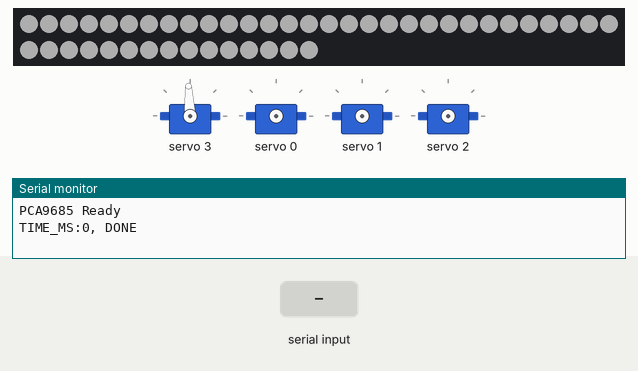
This sketch was run on a simulated Arduino Mega 2560, built with avr-gcc and run on an emulated ATmega2560. Shown: 4 × servo, 45 RGB LEDs in strip order, left to right, continuing on the next row, the last lines printed to the serial monitor. The test bench sets the inputs (shaded band). Dim RGB values are drawn brighter than linear.

Above: at 1.2 s.
1.3 s: "Good\n" received over Serial
At 1.7 s:
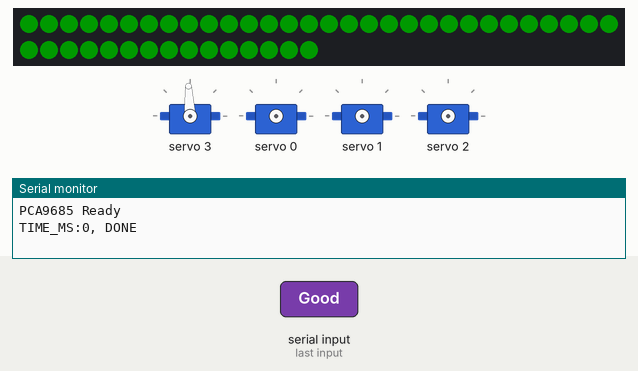
3.9 s: "Bad\n" received over Serial
At 4.6 s:
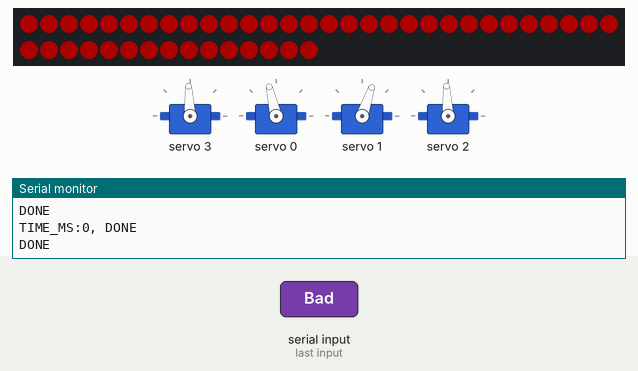
6.5 s: "GS\n" received over Serial
At 7.4 s:
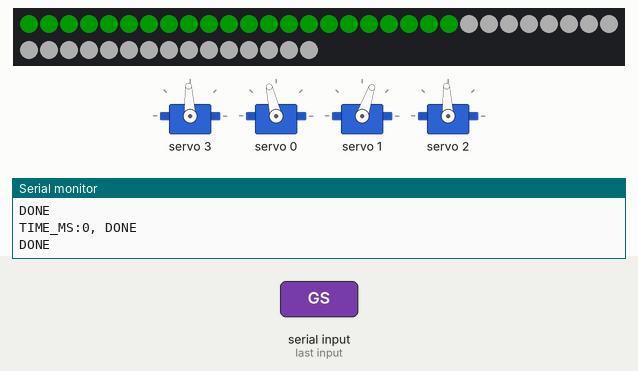
9.0 s: "BS\n" received over Serial
At 10.3 s:
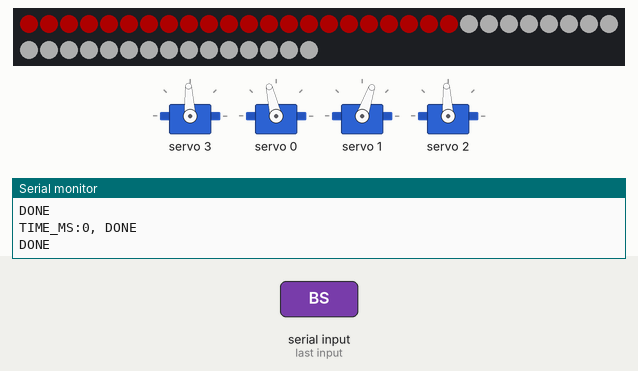
11.4 s: "G0\n" received over Serial
14.0 s: "G1\n" received over Serial
Timing chart, 0 to 17.6 s (numbered marks = the images above; inputs shaded):
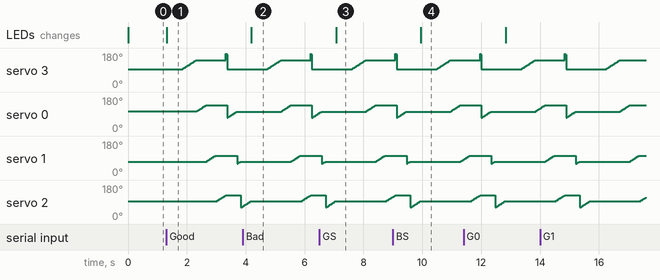

The sketch:

arduino_ARM_MOVEMENT.ino
```cpp
/**
 * This sketch receives simple serial commands (e.g., "G0", "G1") to trigger
 * predefined arm movements and supports direct control of individual servos.
 * Make sure using 115200 baud
 */

// ====== Library Includes ======
#include <Wire.h>
#include <Adafruit_PWMServoDriver.h>
#include <math.h>
#include <FastLED.h>

// ====== LED Constants ======
#define NUM_LEDS 45
#define DATA_PIN 45
CRGB leds[NUM_LEDS];

// ====== Servo Control Constants ======
#define SERVOMIN_PULSE 102 // Minimum pulse length out of 4096
#define SERVOMAX_PULSE 512 // Maximum pulse length out of 4096

// Physical angle limits for each servo (in degrees).
const int SERVO_PHY_MIN[16] = {0, 0, 0, 100, 0, 0, 0, 0, 0, 0, 0, 0, 0, 0, 0, 0};
const int SERVO_PHY_MAX[16] = {180, 180, 180, 180, 180, 180, 180, 180, 180, 180, 180, 180, 180, 180, 180, 180};

// ====== Global Objects ======
Adafruit_PWMServoDriver pwm = Adafruit_PWMServoDriver(0x40);
int servoChannels[] = { 0, 1, 2, 3, 4, 5, 6, 7, 8, 9, 10, 11, 12, 13, 14, 15 };

void setup() {
  Serial.begin(115200);
 FastLED.addLeds<WS2812B, DATA_PIN, GRB>(leds, NUM_LEDS);
 FastLED.setBrightness(50);
  Wire.begin();
  Wire.setClock(400000);
  if (!pwm.begin()) {
    Serial.println("PCA9685 Dead");
    while (1);
  } else {
    pwm.setPWMFreq(50);
    Serial.println("PCA9685 Ready");
  }
  processGripperCommand("GC");
}

void loop() {                   // make arduino listen to the Pi, and when it detects one thing, make it do LED things and (if) movement of arm

   // Turn on white LEDs
    for(int i = 0; i<45; i++){
   leds[i] = CRGB::White;
    }
    FastLED.show();

  if (Serial.available() > 0) {
    static String input = "";
    char ch = Serial.read();
    if (ch == '\n' || ch == '\r') {
      input.trim();
      if (input.length() > 0) {
        //processGripperCommand(input);   ADD DIFFERENT OUTCOMES BASED ON good, bad, gs, bs LEDS and grabbing
        if(input == "Good"){
    for(int i = 0; i<45; i++){
   leds[i] = CRGB::Green;
    }
    FastLED.show();
        }
        else if(input == "Bad"){
    for(int i = 0; i<45; i++){
   leds[i] = CRGB::Red;
    }
    FastLED.show();
        }
        else if(input == "GS"){
    for(int i = 0; i<22; i++){
   leds[i] = CRGB::Green;
    }
    FastLED.show();
        }
        else if(input=="BS"){
    for(int i = 0; i<22; i++){
   leds[i] = CRGB::Red;
    }
    FastLED.show();
        }

        delay(500); // time the leds are going to be green/red
        processGripperCommand("GR");processGripperCommand("G2");processGripperCommand("GC");processGripperCommand("G0");processGripperCommand("GC");
        for(int i = 0; i<45; i++){leds[i] = CRGB::White;}FastLED.show();

        input = "";
        // Print DONE to confirm the completion of the action
        Serial.println("DONE");

      }
    }
    else {
      input += ch;
    }
  }
}

// Routes incoming serial commands to the appropriate function.
void processGripperCommand(String cmd) {
  if (cmd == "G0") { setDefaultPose(); } // Arm extended vertically & claw set to closed
  else if (cmd == "G1") { setgGripperPick(); } // pointed upwards w/ claw closed
  else if (cmd == "G2") { releasegood(); } // Arm pulled inside frame w/ claw closed
  else if (cmd == "GL") { rotateBase(45); } // Claw wide open
  else if (cmd == "GC") { rotateBase(90); } // Claw slightly (med) opened
  else if (cmd == "GR") { rotateBase(135); } // Claw fully closed
  // REVISED: Added handler for the ZERO command to support Python handshake
  else if (cmd == "ZERO") {
    Serial.println("BASELINE_RESET");
  }
  else { Serial.println("?"); }
}

// Moves a servo for scanning purposes.
void rotateBase(int targetAngle) {
  // Assumes the scanner servo starts at a 90-degree center point
  moveServoSmoothly(servoChannels[3], 90, targetAngle, 10, 4);
  Serial.print("TIME_MS:0, DONE"); // Simplified response
  Serial.println();
}

// Smoothly moves a single servo from a start to an end angle.
void moveServoSmoothly(int channel, int startAngle, int endAngle, int stepDelay, int servoIndex) {
  if (startAngle < endAngle) {
    for (int angle = startAngle; angle <= endAngle; angle++) {
      pwm.setPWM(channel, 0, angleToPulse(angle, servoIndex));
      delay(stepDelay);
    }
  } else {
    for (int angle = startAngle; angle >= endAngle; angle--) {
      pwm.setPWM(channel, 0, angleToPulse(angle, servoIndex));
      delay(stepDelay);
    }
  }
}

// Converts an angle in degrees to a PWM pulse value.
int angleToPulse(int angle, int servoIndex) {
  angle = constrain(angle, SERVO_PHY_MIN[servoIndex], SERVO_PHY_MAX[servoIndex]);
  return map(angle, 0, 180, SERVOMIN_PULSE, SERVOMAX_PULSE);
}

// --- Pre-existing Arm Pose Functions ---
void setDefaultPose() {
  moveServoSmoothly(servoChannels[0], 70, 100, 10, 0); // Base
  moveServoSmoothly(servoChannels[1], 60, 70, 10, 1);  // Shoulder
  moveServoSmoothly(servoChannels[2], 60, 90, 10, 2);  // Elbow
  moveServoSmoothly(servoChannels[3], 90, 90, 10, 3); // Claw
  Serial.println("DONE");
}

void setgGripperPick() {
  moveServoSmoothly(servoChannels[0], 100, 80, 10, 0); // Base
  moveServoSmoothly(servoChannels[1], 70, 50, 10, 1);  // Shoulder
  moveServoSmoothly(servoChannels[2], 90, 70, 10, 2);  // Elbow
  moveServoSmoothly(servoChannels[3], 130, 175, 10, 3); // Claw
  Serial.println("DONE");
}

void releasegood() {
  moveServoSmoothly(servoChannels[0], 100, 130, 10, 0); // Base
  moveServoSmoothly(servoChannels[1], 70, 100, 10, 1);  // Shoulder
  moveServoSmoothly(servoChannels[2], 90, 120, 10, 2);  // Elbow
  moveServoSmoothly(servoChannels[3], 170, 160, 3, 3);  // Claw
  Serial.println("DONE");
}

// New arm code function: Start Pose
// Arm straight down, claw open, claw at 90° relative to arm.
void setStartPose() {
  // Adjust angles based on your mechanical calibration
  moveServoSmoothly(servoChannels[0], 90, 90, 10, 0);   // Base: centered
  moveServoSmoothly(servoChannels[1], 70, 120, 10, 1);  // Shoulder: lowered
  moveServoSmoothly(servoChannels[2], 90, 150, 10, 2);  // Elbow: extended down
  moveServoSmoothly(servoChannels[3], 130, 90, 10, 3);  // Claw: open (adjust as needed)

  Serial.println("START_POSE_DONE");
}
```

Measured:
- after the input at 1.3 s, servo 3: rises from 93° to 176° in 1.5 s, then falls to 93° in 0.05 s; the LEDs: change at once (image 1)
- after the input at 3.9 s, servo 3: rises from 93° to 176° in 1.5 s, then falls to 93° in 0.05 s; servo 1: moves from 71° to 103° over 0.30 s, starting after 1.6 s; the LEDs: change after 0.29 s (image 2)
- after the input at 6.5 s, servo 3: moves from 93° to 141° over 0.46 s, starting after 1.1 s; the LEDs: change after 0.57 s (image 3)
- after the input at 9.0 s, the LEDs: change after 0.95 s (image 4)
